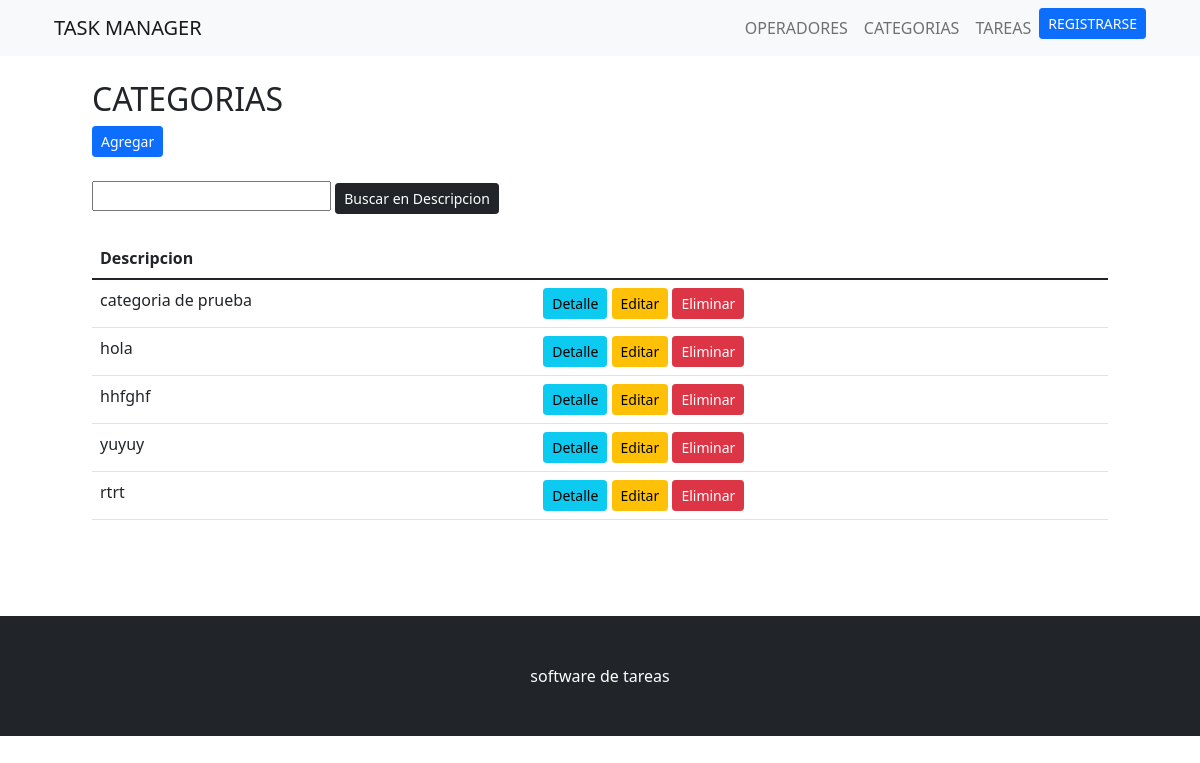
The page /categorias/ (signed in) on the database as committed earlier.
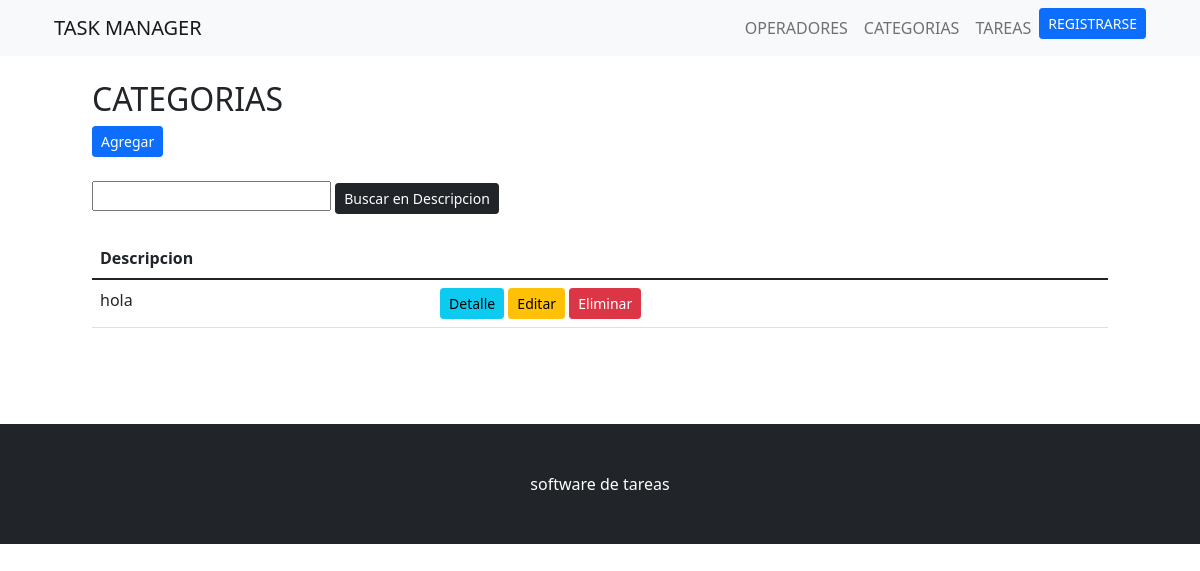
The same page on the database as committed later.
### app_tareas/models.py (models this page shows, shortened)
class Categoria(models.Model):
    descripcion = models.CharField(max_length=100)

### app_tareas/views.py (the view)
# urls.py: path('categorias/', ListaCategorias.as_view(), name ='categorias'),
class ListaCategorias(LoginRequiredMixin,ListView):
    model = Categoria
    context_object_name = 'categorias'
    template_name = 'app_tareas/categorias/lista_categorias.html'

### app_tareas/templates/app_tareas/categorias/lista_categorias.html
{% extends 'app_tareas/plantilla_base.html' %}
{% block contenido %}
<div class = 'container'>
    <h2>CATEGORIAS</h2>
    <a href="{% url 'crear_categoria' %}" class="btn btn-primary btn-sm">Agregar</a>
</div>
<br>
<div class="container">
    <form action="" method="GET">
        <input type="text" name="buscar">
        <input type="submit" value="Buscar en Descripcion" class="btn btn-dark btn-sm">
    </form>
</div>
<br>
<div class ='container'>
    <div class = 'row'>
        <div class = 'col'>
            <table class = 'table  table-hover table-responsive-sm'>
                <thead>
                    <tr>
                        <th>Descripcion</th>
                        <th></th>
                    </tr>
                </thead>
                <tbody>
                    {% for i in categorias %}
                    <tr>
                        <td>{{i.descripcion}}</td>
                        <td><a href="{% url 'categoria' i.id %}" class="btn btn-info btn-sm">Detalle</a>
                        <a href="{% url 'editar_categoria' i.id %}" class="btn btn-warning btn-sm">Editar</a>
                       <a href="{% url 'eliminar_categoria' i.id %}" class="btn btn-danger btn-sm">Eliminar</a></td>
                    </tr>
                    {% endfor %}
                </tbody>
            </table>
        </div>
    </div>
</div>
{% endblock contenido %}

Rows that differ between the two databases and show on the page:
removed Categoria: descripcion "categoria de prueba"
removed Categoria: descripcion "hhfghf"
removed Categoria: descripcion "yuyuy"
removed Categoria: descripcion "rtrt"
